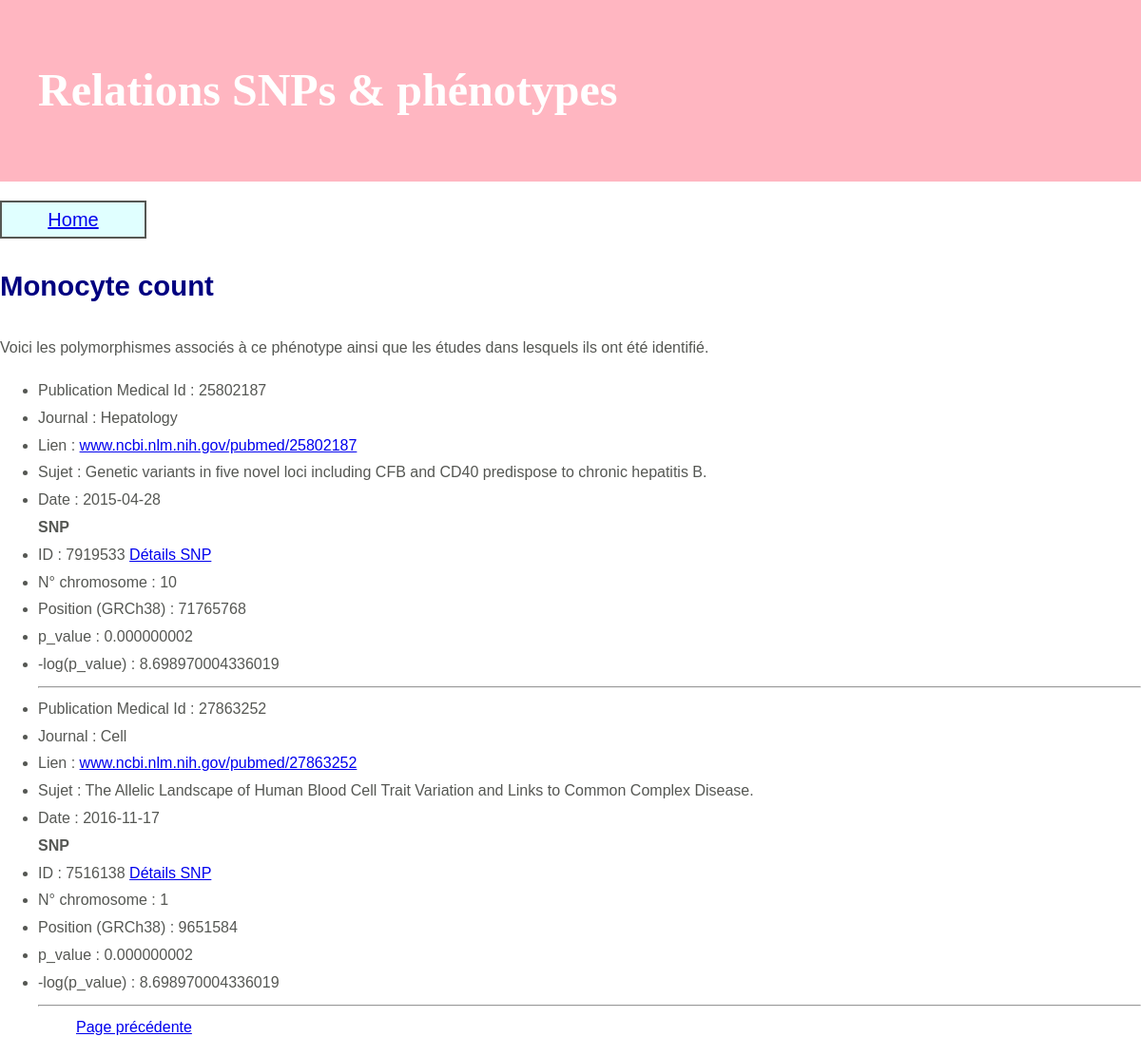
The page /phenotype_details/1/ (signed in) on the database its author committed.
### page/models.py (models this page shows)
class TableDisease(models.Model):
    rowid = models.IntegerField(unique=True, blank=True, primary_key=True)
    disease_trait = models.TextField(db_column='DISEASE_TRAIT', blank=True, null=True)  # Field name made lowercase.
    class Meta:
        managed = False
        db_table = 'TABLE_DISEASE'

class Article(models.Model):
    rowid = models.IntegerField(unique=True, blank=True, primary_key=True)
    pubmedid = models.IntegerField(db_column='PUBMEDID', blank=True, null=True)  # Field name made lowercase.
    journal = models.TextField(db_column='JOURNAL', blank=True, null=True)  # Field name made lowercase.
    link = models.TextField(db_column='LINK', blank=True, null=True)  # Field name made lowercase.
    study = models.TextField(db_column='STUDY', blank=True, null=True)  # Field name made lowercase.
    date = models.TextField(db_column='DATE', blank=True, null=True)  # Field name made lowercase.
    class Meta:
        managed = False
        db_table = 'ARTICLE'

class Snp(models.Model):
    rowid = models.IntegerField(unique=True, blank=True, primary_key=True)
    chr_id = models.IntegerField(db_column='CHR_ID', blank=True, null=True)  # Field name made lowercase.
    chr_pos = models.TextField(db_column='CHR_POS', blank=True, null=True)  # Field name made lowercase. This field type is a guess.
    rsid_current = models.IntegerField(db_column='RSID_CURRENT', blank=True, null=True)  # Field name made lowercase.
    class Meta:
        managed = False
        db_table = 'SNP'

class Snp2Phenotype2Ref(models.Model):
    rowid = models.IntegerField(unique=True, blank=True, primary_key=True)
    snp_id = models.IntegerField(db_column='SNP_ID', blank=True, null=True)  # Field name made lowercase.
    disease_trait_id = models.IntegerField(db_column='DISEASE_TRAIT_ID', blank=True, null=True)  # Field name made lowercase.
    reference_id = models.IntegerField(db_column='REFERENCE_ID', blank=True, null=True)  # Field name made lowercase.
    p_value = models.IntegerField(db_column='P_VALUE', blank=True, null=True)  # Field name made lowercase.
    pvalue_mlog = models.TextField(db_column='PVALUE_MLOG', blank=True, null=True)  # Field name made lowercase. This field type is a guess.
    class Meta:
        managed = False
        db_table = 'SNP2PHENOTYPE2REF'

### page/views.py (the view)
# urls.py: path(r'phenotype_details/<int:pheno>/', phenotype_details),
@login_required(login_url='/login/')
def phenotype_details(request, pheno):
     objet1 = Snp2Phenotype2Ref.objects.filter(disease_trait_id=pheno)
     disease = TableDisease.objects.filter(rowid=pheno).values('disease_trait')[0]['disease_trait']
     objet2 = Article.objects.all()
     objet3 = Snp.objects.all()
     return render(request,'phenotype_detail_page.html',{'disease':disease, 'obj1':objet1,'obj2':objet2,'obj3':objet3})

### page/templates/phenotype_detail_page.html (shortened to what this page needs)
{% extends 'base.html' %}
{% block content %}
<h2> {{ disease }} </h2>
Voici les polymorphismes associés à ce phénotype ainsi que les études dans lesquels ils ont été identifié.
<ul>
	{% for e in obj1 %}
		{% for x in obj2 %}
			{% if e.reference_id == x.rowid %}
				<li>Publication Medical Id : {{ x.pubmedid }}</li>
				<li>Journal :  {{x.journal}} </li>
				<li>Lien :  <a href="http://{{x.link}}" > {{x.link}} </a> </li>
				<li>Sujet : {{x.study}} </li>
				<li>Date : {{x.date}}</li>
        <b> SNP </b>
			{% endif %}
		{% endfor %}
		{% for y in obj3 %}
			{% if e.snp_id == y.rowid %}
				<li> ID :  {{y.rsid_current}}
					<a href="/snp_details/{{y.rsid_current}} " > Détails SNP  </a>  </li>
        <li> N° chromosome : {{ y.chr_id }}</li>
        <li> Position (GRCh38) :  {{y.chr_pos}} </li>
			{% endif %}
		{% endfor %}
    <li>p_value :  {{e.p_value}} </li>
    <li>-log(p_value) :  {{e.pvalue_mlog}} </li>
<hr>
  {% endfor %}
<ul>
<a href="/maladies" > Page précédente  </a>
{% endblock %}

### page/templates/base.html (shortened to what this page needs)
<!DOCTYPE html>
<html>
{% load staticfiles %}
	<head>
    <link rel="stylesheet" href="{% static 'css/my.css' %}">
	</head>
	<body>
    <div class="page-header">
      <h1> Relations SNPs & phénotypes </h1>
    </div>
  <div class="lien">
    <a href="/home" > Home </a>
  </div>
		<p>{% block content %}{% endblock %}</p>
	</body>
</html>

### page/static/css/my.css (style rules this page uses)
body { font: 80% georgia, sans-serif; font-size: 12pt; line-height: 1.8; color: #555753; margin: 0; padding: 0; }
p { margin-top: 0; text-align: justify; }
h2 { font-size: 22pt; color: navy; }
.page-header { background-color: LightPink; margin-top: 0; padding: 20px 20px 20px 40px; }
.page-header h1 { color: #ffffff; font-size: 36pt; font-family:fantasy; text-decoration: none; }
.lien { text-align:center; font-size: 15pt; background:#E0FFFF; border: 2px solid ; width:150px; margin-top: 20px; }

### rows shown on the page
TableDisease: DISEASE_TRAIT "Monocyte count"
Snp2Phenotype2Ref: p_value "0.000000002", pvalue_mlog "8.698970004336019"
Article: pubmedid "25802187", journal "Hepatology", link "www.ncbi.nlm.nih.gov/pubmed/25802187", study "Genetic variants in five novel loci including CFB and CD40 predispose to chronic hepatitis B.", date "2015-04-28"
Snp: rsid_current "7919533", chr_id "10", chr_pos "71765768"
Snp2Phenotype2Ref: p_value "0.000000002", pvalue_mlog "8.698970004336019"
Article: pubmedid "27863252", journal "Cell", link "www.ncbi.nlm.nih.gov/pubmed/27863252", study "The Allelic Landscape of Human Blood Cell Trait Variation and Links to Common Complex Disease.", date "2016-11-17"
Snp: rsid_current "7516138", chr_id "1", chr_pos "9651584"
